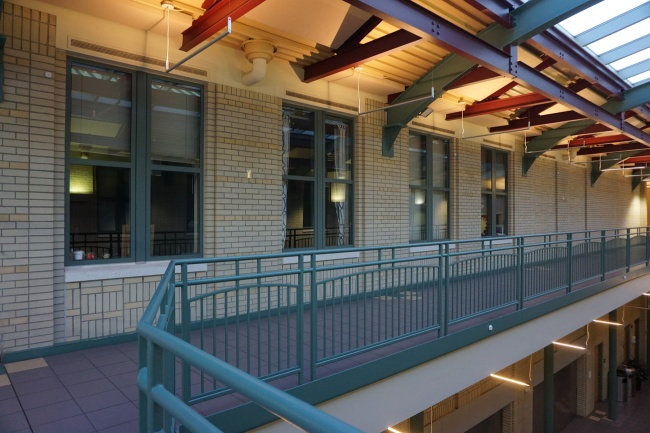
#> input picture Lab2/part3_data/img1a_ratio05.jpg, 650 x 433 px
$ jupyter execute part3.ipynb
#> lines starting #> are read from the running program, lines starting #| are printed output that depends on the picture; long printed decimals are rounded
# Μέρος 3: Συνένωση Εικόνων (Image Stitching) για Δημιουργία Πανοράματος

# Βήμα 0: Διάβασμα εικόνων

[cell 1]
import cv2
from matplotlib import pyplot as plt
import numpy as np

[cell 2]
# Load first 2 images
image1 = cv2.imread('part3_data/img1a_ratio05.jpg')
#> image1 is the input picture: shape (433, 650, 3); mean B, G, R 84, 90.7, 95.5
image2 = cv2.imread('part3_data/img1b_ratio05.jpg')
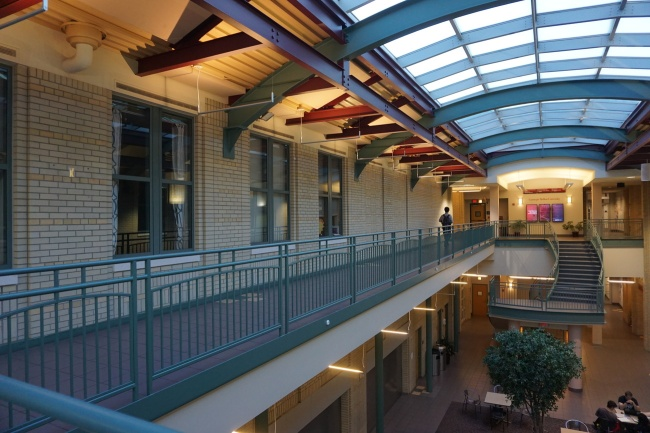
#> input picture Lab2/part3_data/img1b_ratio05.jpg, 650 x 433 px
#> image2 is the input picture: shape (433, 650, 3); mean B, G, R 87.5, 91, 92.8

## Βήμα 1: Εντοπισμός χαρακτηριστικών ενδιαφέροντος και εξαγωγή περιγραφητών

[cell 3]
# Detect SIFT keypoints and descriptors in the images
sift = cv2.xfeatures2d.SIFT_create()

keypoints1, descriptors1 = sift.detectAndCompute(image1, None)
#> keypoints1 = 1787 keypoints; strongest (x, y, size): (541, 114, 2.6), (365, 40, 4.8), (79, 186, 12), (338, 196, 8.8)
image1_keypoints = cv2.drawKeypoints(image1, keypoints1, None)
keypoints2, descriptors2 = sift.detectAndCompute(image2, None)
#> keypoints2 = 1694 keypoints; strongest (x, y, size): (480, 201, 2.1), (447, 209, 3.1), (370, 124, 2.5), (204, 38, 4.9)
image2_keypoints = cv2.drawKeypoints(image2, keypoints2, None)

# Display results
image1_keypoints = cv2.cvtColor(image1_keypoints, cv2.COLOR_BGR2RGB)
image2_keypoints = cv2.cvtColor(image2_keypoints, cv2.COLOR_BGR2RGB)
plt.figure(figsize=(15, 15))
plt.subplot(121), plt.imshow(image1_keypoints)
plt.title('Image A with keypoints'), plt.axis('off')
plt.subplot(122), plt.imshow(image2_keypoints)
plt.title('Image B with keypoints'), plt.axis('off')
plt.show()
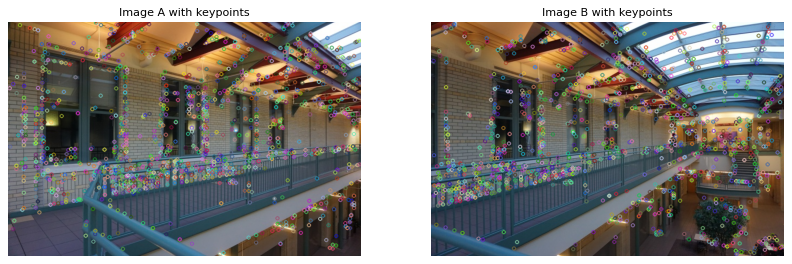
#> figure drawn by matplotlib, 2 panels

## Βήμα 2: Διαδικασία ταιριάσματος χαρακτηριστικών μεταξύ δύο εικόνων

[cell 4]
# Find 2 matches for each keaypoint of image 1
FL1NN_INDEX_KDTREE = 0
index_params = dict(algorithm = FL1NN_INDEX_KDTREE, trees = 5)
search_params = {}

flann = cv2.FlannBasedMatcher(index_params,search_params)

matches = flann.knnMatch(descriptors1, descriptors2, k=2)
#> matches = 1787 matches

## Βήμα 3: Διατήρηση μόνο των πιο έγκυρων αντιστοιχίσεων μέσω εφαρμογής του κριτηρίου Lowe

[cell 5]
# Apply Lowe's ratio test
good_matches = []
for m, n in matches:
    if m.distance < n.distance * 0.8:
        good_matches.append(m)
#> after the loop, good_matches = 632 matches

# Draw matches
image_matches = cv2.drawMatches(image1, keypoints1, image2, keypoints2, good_matches, None)
image_matches = cv2.cvtColor(image_matches, cv2.COLOR_BGR2RGB)
clean_matches = cv2.drawMatches(image1, keypoints1, image2, keypoints2, good_matches[:30], None, flags=cv2.DrawMatchesFlags_NOT_DRAW_SINGLE_POINTS)
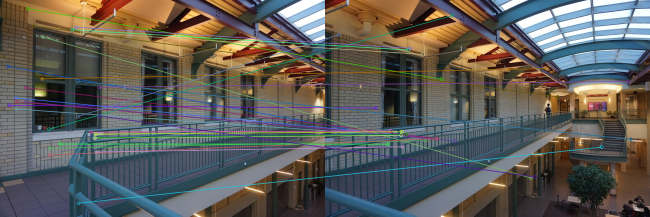
#> clean_matches: shape (433, 1300, 3) (shown at 1/2 size); mean B, G, R 88.2, 92.9, 94.8
clean_matches = cv2.cvtColor(clean_matches, cv2.COLOR_BGR2RGB)
plt.figure(figsize=(15, 10))
plt.subplot(2,1,1)
plt.imshow(image_matches)
plt.axis('off')
plt.title('Matches between image A and image B')
plt.subplot(2,1,2)
plt.imshow(clean_matches)
plt.axis('off')
plt.title('30 Matches between image A and image B (for clarity)')
plt.show()

# Βήμα 4: Υπολογισμός ομογραφίας με RANSAC

[cell 6]
# For each keypoint match, get the coordinates of the keypoint
srcPoints = [keypoints1[m.queryIdx].pt for m in good_matches]
#> srcPoints = 632 pairs, first value 15.44 to 642.6, second value 2.63 to 418.9
srcPoints = np.array(srcPoints).reshape(-1, 1, 2)
#> srcPoints = 632 rows, first 8: [15.44, 132.5], [18.47, 210.2], [31.71, 217.7], [31.74, 195.4], [31.8, 203], [50.98, 203.4], [51.13, 174.8], [54.98, 16.68]
dstPoints = [keypoints2[m.trainIdx].pt for m in good_matches]
#> dstPoints = 632 pairs, first value 10.45 to 611, second value 10.63 to 418.6
dstPoints = np.array(dstPoints).reshape(-1, 1, 2)
#> dstPoints = 632 rows, first 8: [39.64, 257], [101.6, 215.8], [223, 276.7], [223, 276.7], [223, 276.7], [260.6, 281.4], [223, 276.7], [233, 158]

# Find homography
threshold = 3.0 # between 1.0 and 10.0
H, mask = cv2.findHomography(srcPoints, dstPoints, cv2.RANSAC, threshold)
#> H = [[1.64, 0.00413, -321], [0.204, 1.39, -77.33], [0.000995, -2.02e-05, 1]]; mask = 632 values, max 1 at index 30, min 0 at index 0, mean 0.791
H
#> Out has the same summary as H

## Βήμα 5: Υπολογισμός μετασχηματισμένης εικόνας μέσω εφαρμογής Inverse warping

[cell 7]
def projectionImage(H, image):
    h, w, _ = image.shape

    # Calculate the warped corners of the image
    corners = np.array([[0, 0], [0, h], [w, h], [w, 0]], dtype=np.float32)
    corners = corners.reshape(-1, 1, 2) # Required by perspectiveTransform()
    warped_corners = cv2.perspectiveTransform(corners, H)
#> warped_corners = [[-321, -77.33], [-322, 527.9], [456.7, 400.5], [453.2, 33.7]]
    warped_corners = warped_corners.reshape(4,2)
    topleft_coords = warped_corners.min(axis=0)
#> topleft_coords = [-322, -77.33]
    bottomright_coords = warped_corners.max(axis=0)
#> bottomright_coords = [456.7, 527.9]

    # Calculate translation needed to shift the image to the origin
    T = np.array([[1, 0, -topleft_coords[0]],
                  [0, 1, -topleft_coords[1]],
                  [0, 0, 1]], dtype=np.float32)
#> T = [[1, 0, 322], [0, 1, 77.33], [0, 0, 1]]

    # Calculate warped image
    warped_width = int(bottomright_coords[0] - topleft_coords[0])
#> warped_width = 778
    warped_height = int(bottomright_coords[1] - topleft_coords[1])
#> warped_height = 605
    img_warped = cv2.warpPerspective(image, T.dot(H), (warped_width, warped_height))

    return img_warped, topleft_coords
img1_warped, topleft_coords = projectionImage(H, image1)
#> topleft_coords = [-322, -77.33]

# Display the warped image
plt.title('Image A, warped')
plt.imshow(cv2.cvtColor(img1_warped, cv2.COLOR_BGR2RGB))
plt.axis('off')

print(f"Top left coordinates of warped image: {topleft_coords}")
#| Top left coordinates of warped image: [-322.034  -77.334]

## Βήμα 6: Συνένωση των εικόνων

[cell 8]
def mergeWarpedImages(img1_warped, img2, img1_topleft_coords):
    # Image 2: top left corner at origin and leave space for image1
    h, w, _ = img2.shape
    new_width = w + abs(int(img1_topleft_coords[0]))
#> new_width = 972
    new_height = h + abs(int(img1_topleft_coords[1]))
#> new_height = 510
    T = np.array(([[1, 0, -img1_topleft_coords[0]],
                   [0, 1, -img1_topleft_coords[1]],
                   [0, 0, 1]]), dtype=np.float32)
#> T = [[1, 0, 322], [0, 1, 77.33], [0, 0, 1]]
    img2_warped = cv2.warpPerspective(img2,T,(new_width, new_height))

    # Resize finale images
    final_width = max(img1_warped.shape[1], img2_warped.shape[1])
    final_height = max(img1_warped.shape[0], img2_warped.shape[0])
    img1_final = cv2.warpPerspective(img1_warped,np.identity(3),(final_width,final_height))
    img2_final = cv2.warpPerspective(img2_warped,np.identity(3),(final_width,final_height))

    # Delete overlapping pixels from img1
    img1_final[img2_final>0] = 0

    return img1_final + img2_final

stitched_image = mergeWarpedImages(img1_warped, image2, topleft_coords)
plt.imshow(cv2.cvtColor(stitched_image, cv2.COLOR_BGR2RGB))
plt.axis('off')
plt.title('Stitched image')

## Τελικό Βήμα: Δημιουργία Πανοραμικής Φωτογραφίας

[cell 9]
def stitchImages(img1, img2):
    # Detect SIFT keypoints and descriptors in the images
    sift = cv2.xfeatures2d.SIFT_create()
    keypoints1, descriptors1 = sift.detectAndCompute(img1, None)
    keypoints2, descriptors2 = sift.detectAndCompute(img2, None)

    # Find 2 matches for each keaypoint of image 1
    FL1NN_INDEX_KDTREE = 0
    index_params = dict(algorithm = FL1NN_INDEX_KDTREE, trees = 5)
    search_params = {}
    flann = cv2.FlannBasedMatcher(index_params,search_params)
    matches = flann.knnMatch(descriptors1, descriptors2, k=2)

    # Apply Lowe's ratio test
    good_matches = []
    for m, n in matches:
        if m.distance < n.distance * 0.8:
            good_matches.append(m)

    # For each keypoint match, get the coordinates of the keypoint
    srcPoints = [keypoints1[m.queryIdx].pt for m in good_matches]
    srcPoints = np.array(srcPoints).reshape(-1, 1, 2)
    dstPoints = [keypoints2[m.trainIdx].pt for m in good_matches]
    dstPoints = np.array(dstPoints).reshape(-1, 1, 2)

    # Find homography
    threshold = 3.0 # between 1.0 and 10.0
    H, mask = cv2.findHomography(srcPoints, dstPoints, cv2.RANSAC, threshold)

    # Warp image 1
    img1_warped, topleft_coords = projectionImage(H, img1)

    # Return stitched warped images
    return mergeWarpedImages(img1_warped, img2, topleft_coords)

# [12 lines left out: function panorama, not called in this run]

[cell 10]
# Load all images
filenames = ["img1a_ratio05.jpg", "img1b_ratio05.jpg", "img2_ratio05.jpg", "img3a_ratio05.jpg", "img3b_ratio05.jpg", "img4_ratio05.jpg", "img5_ratio05.jpg", "img6_ratio05.jpg"]
# filenames = ["img1a_ratio05.jpg", "img1b_ratio05.jpg", "img2_ratio05.jpg", "img3a_ratio05.jpg", "img3b_ratio05.jpg"]
images = [cv2.imread(f"part3_data/{filename}") for filename in filenames]
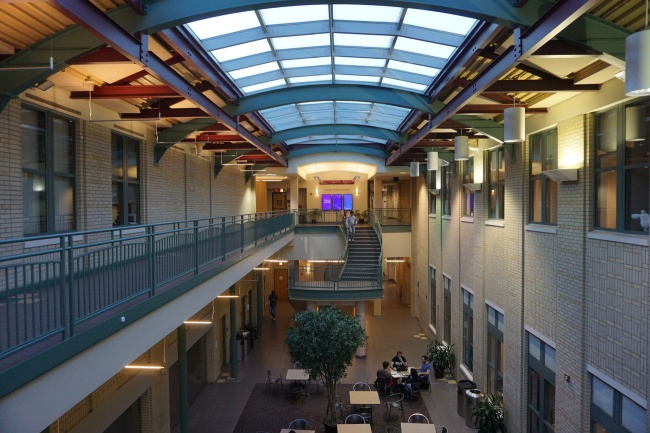
#> input picture Lab2/part3_data/img2_ratio05.jpg, 650 x 433 px
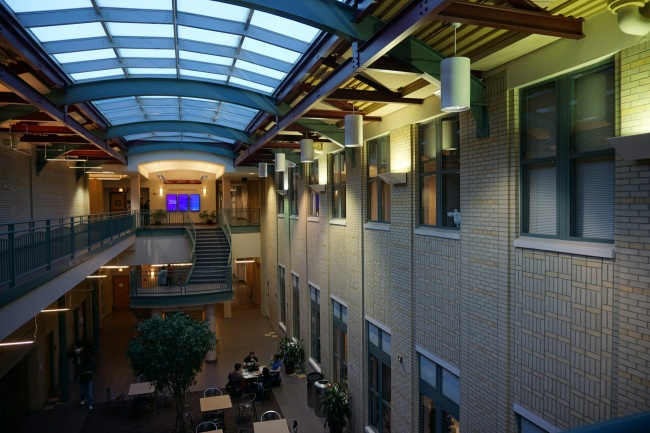
#> input picture Lab2/part3_data/img3a_ratio05.jpg, 650 x 433 px
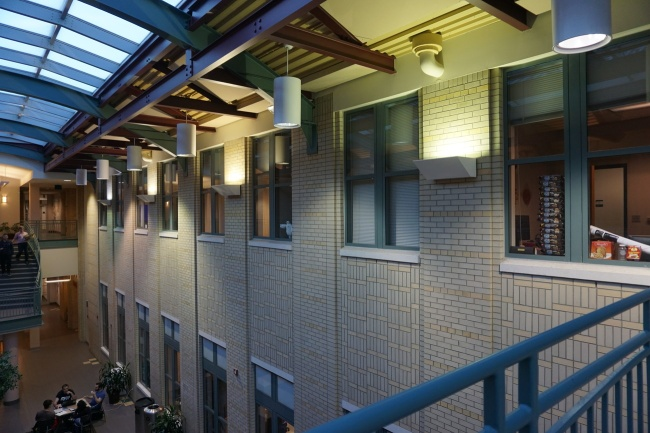
#> input picture Lab2/part3_data/img3b_ratio05.jpg, 650 x 433 px
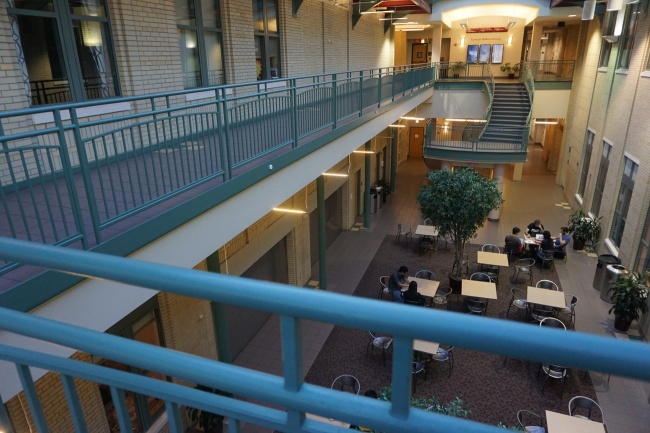
#> input picture Lab2/part3_data/img4_ratio05.jpg, 650 x 433 px
#> images = 8 items

[cell 11]
# Make Panoramic Image (top row)
image12 = stitchImages(images[0], images[1])
#> in stitchImages, `matches = flann.knnMatch(descriptors1, descriptors2, k=2)`: matches = 1787 matches
#> after the loop in stitchImages, `for m, n in matches:`: good_matches = 632 matches
#> in stitchImages, `srcPoints = [keypoints1[m.queryIdx].pt for m in good_matches]`: srcPoints = 632 pairs, first value 15.44 to 642.6, second value 2.63 to 418.9
#> in stitchImages, `srcPoints = np.array(srcPoints).reshape(-1, 1, 2)`: srcPoints = 632 rows, first 8: [15.44, 132.5], [18.47, 210.2], [31.71, 217.7], [31.74, 195.4], [31.8, 203], [50.98, 203.4], [51.13, 174.8], [54.98, 16.68]
#> in stitchImages, `dstPoints = [keypoints2[m.trainIdx].pt for m in good_matches]`: dstPoints = 632 pairs, first value 10.45 to 611, second value 10.63 to 418.6
#> in stitchImages, `dstPoints = np.array(dstPoints).reshape(-1, 1, 2)`: dstPoints = 632 rows, first 8: [39.64, 257], [101.6, 215.8], [223, 276.7], [223, 276.7], [223, 276.7], [260.6, 281.4], [223, 276.7], [233, 158]
#> in stitchImages, `img1_warped, topleft_coords = projectionImage(H, img1)`: topleft_coords = [-322, -77.33]
image23 = stitchImages(images[1], images[2])
#> in stitchImages (call 2), `keypoints1, descriptors1 = sift.detectAndCompute(img1, None)`: keypoints1 has the same summary as keypoints2 outside stitchImages
#> in stitchImages (call 2), `keypoints2, descriptors2 = sift.detectAndCompute(img2, None)`: keypoints2 = 1637 keypoints; strongest (x, y, size): (282, 190, 1.9), (438, 186, 4), (571, 155, 20.9), (478, 176, 8.6)
#> in stitchImages, img2 is the input picture: shape (433, 650, 3); mean B, G, R 86.8, 90, 91.3
#> in stitchImages (call 2), `matches = flann.knnMatch(descriptors1, descriptors2, k=2)`: matches = 1694 matches
#> after the loop in stitchImages (call 2), `for m, n in matches:`: good_matches = 564 matches
#> in stitchImages (call 2), `srcPoints = np.array(srcPoints).reshape(-1, 1, 2)`: srcPoints = 564 rows, first 8: [9.38, 292.1], [16.74, 290.3], [27.66, 68.92], [34.49, 332.4], [48.78, 329.9], [53.25, 331.5], [61.58, 294.8], [63.53, 326.1]
#> in stitchImages (call 2), `dstPoints = np.array(dstPoints).reshape(-1, 1, 2)`: dstPoints = 564 rows, first 8: [303.3, 135.7], [120.2, 230], [83.71, 120.6], [20.05, 283.4], [20.05, 283.4], [409.2, 10.21], [123.1, 242.5], [20.05, 283.4]
image43 = stitchImages(images[3], images[2])
#> in stitchImages (call 3), `keypoints1, descriptors1 = sift.detectAndCompute(img1, None)`: keypoints1 = 1310 keypoints; strongest (x, y, size): (121, 190, 2.1), (286, 186, 3.8), (401, 161, 17), (323, 178, 7.6)
#> in stitchImages, img1 is the input picture: shape (433, 650, 3); mean B, G, R 74, 78.3, 74.2
#> in stitchImages (call 3), `matches = flann.knnMatch(descriptors1, descriptors2, k=2)`: matches = 1310 matches
#> after the loop in stitchImages (call 3), `for m, n in matches:`: good_matches = 588 matches
#> in stitchImages (call 3), `srcPoints = np.array(srcPoints).reshape(-1, 1, 2)`: srcPoints = 588 rows, first 8: [4.95, 129.8], [6.24, 124.5], [9.4, 60.55], [15.79, 235.2], [18.18, 58.58], [18.44, 138.6], [21.05, 134.6], [21.75, 100.3]
#> in stitchImages (call 3), `dstPoints = np.array(dstPoints).reshape(-1, 1, 2)`: dstPoints = 588 rows, first 8: [191.7, 140], [192.3, 135.6], [196, 80.92], [199.2, 230], [202.3, 78.48], [201.1, 146.9], [203.3, 143.5], [204.8, 114.1]
image54 = stitchImages(images[4], images[3])
#> in stitchImages (call 4), `keypoints1, descriptors1 = sift.detectAndCompute(img1, None)`: keypoints1 = 1289 keypoints; strongest (x, y, size): (109, 196, 4.3), (152, 188, 8.3), (235, 173, 16.6), (458, 135, 42.3)
#> in stitchImages, img1 is the input picture: shape (433, 650, 3); mean B, G, R 85.4, 90.2, 88.2
#> in stitchImages (call 4), `keypoints2, descriptors2 = sift.detectAndCompute(img2, None)`: keypoints2 = 1310 keypoints; strongest (x, y, size): (121, 190, 2.1), (286, 186, 3.8), (401, 161, 17), (323, 178, 7.6)
#> in stitchImages (call 4), `matches = flann.knnMatch(descriptors1, descriptors2, k=2)`: matches = 1289 matches
#> after the loop in stitchImages (call 4), `for m, n in matches:`: good_matches = 482 matches
#> in stitchImages (call 4), `srcPoints = np.array(srcPoints).reshape(-1, 1, 2)`: srcPoints = 482 rows, first 8: [6.86, 228.1], [10.11, 224.9], [16.2, 124.7], [18.35, 180.4], [21.86, 108.8], [23.23, 189.5], [25.45, 99.89], [28.07, 95.38]
#> in stitchImages (call 4), `dstPoints = np.array(dstPoints).reshape(-1, 1, 2)`: dstPoints = 482 rows, first 8: [206.4, 215.3], [208.8, 212.7], [212.3, 126.7], [214.1, 174.5], [216, 112.6], [218.1, 182.1], [218.5, 104.3], [220.5, 100.4]
#> in mergeWarpedImages (call 5), `new_width = w + abs(int(img1_topleft_coords[0]))`: new_width = 849
#> in mergeWarpedImages (call 5), `new_height = h + abs(int(img1_topleft_coords[1]))`: new_height = 556
#> in mergeWarpedImages (call 5), `T = np.array(([[1, 0, -img1_topleft_coords[0]], [0, 1, -img1_topleft_c..`: T = [[1, 0, -199.5], [0, 1, 123.9], [0, 0, 1]]
#> in mergeWarpedImages (call 5), `return img1_final + img2_final`:
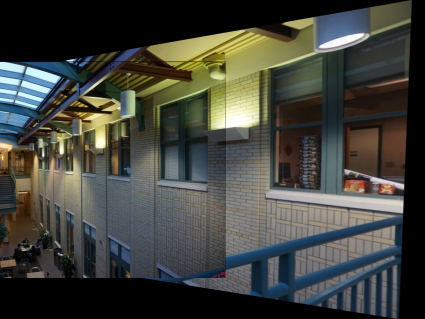
#> returned value: shape (638, 849, 3) (shown at 1/2 size); mean of channels 0, 1, 2 61.2, 67.4, 65.9; drawn as B, G, R

image123 = stitchImages(image12, image23)
#> in stitchImages (call 5), `keypoints1, descriptors1 = sift.detectAndCompute(img1, None)`: keypoints1 = 2276 keypoints; strongest (x, y, size): (769, 287, 3.1), (686, 88, 15.3), (867, 83, 9.5), (526, 116, 5)
#> in stitchImages (call 5), `keypoints2, descriptors2 = sift.detectAndCompute(img2, None)`: keypoints2 = 2554 keypoints; strongest (x, y, size): (637, 142, 16.5), (909, 344, 4.1), (753, 349, 2), (1042, 314, 20.9)
#> in stitchImages (call 5), `matches = flann.knnMatch(descriptors1, descriptors2, k=2)`: matches = 2276 matches
#> after the loop in stitchImages (call 5), `for m, n in matches:`: good_matches = 805 matches
#> in stitchImages (call 5), `srcPoints = np.array(srcPoints).reshape(-1, 1, 2)`: srcPoints = 805 rows, first 8: [29.46, 246.2], [60.33, 242.4], [95.36, 40.34], [101.6, 426.3], [132, 70.85], [132, 70.85], [172, 422.4], [181.9, 100.2]
#> in stitchImages (call 5), `dstPoints = np.array(dstPoints).reshape(-1, 1, 2)`: dstPoints = 805 rows, first 8: [132.5, 417.4], [298.5, 395.3], [907, 586.8], [1018.2, 338.8], [589.7, 380.4], [589.7, 380.4], [115.3, 496.3], [310.3, 199.4]
#> in projectionImage (call 6), `warped_corners = cv2.perspectiveTransform(corners, H)`: warped_corners = [[-1710, -606.6], [-1523.8, 1272.5], [884.4, 620.2], [889.6, 117.8]]
#> in projectionImage (call 6), `topleft_coords = warped_corners.min(axis=0)`: topleft_coords = [-1710, -606.6]
#> in projectionImage (call 6), `bottomright_coords = warped_corners.max(axis=0)`: bottomright_coords = [889.6, 1272.5]
#> in projectionImage (call 6), `T = np.array([[1, 0, -topleft_coords[0]], [0, 1, -topleft_coords[1]], ..`: T = [[1, 0, 1710], [0, 1, 606.6], [0, 0, 1]]
#> in projectionImage (call 6), `warped_width = int(bottomright_coords[0] - topleft_coords[0])`: warped_width = 2599
#> in projectionImage (call 6), `warped_height = int(bottomright_coords[1] - topleft_coords[1])`: warped_height = 1879
#> in projectionImage (call 6), `img_warped = cv2.warpPerspective(image, T.dot(H), (warped_width, warpe..`:
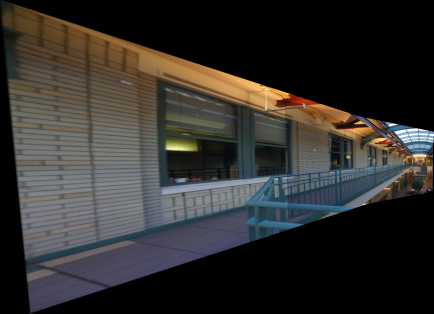
#> img_warped: shape (1879, 2599, 3) (shown at 1/6 size); mean of channels 0, 1, 2 45.5, 47.9, 50; drawn as B, G, R
#> in mergeWarpedImages (call 6), `new_width = w + abs(int(img1_topleft_coords[0]))`: new_width = 2831
#> in mergeWarpedImages (call 6), `new_height = h + abs(int(img1_topleft_coords[1]))`: new_height = 1310
#> in mergeWarpedImages (call 6), `T = np.array(([[1, 0, -img1_topleft_coords[0]], [0, 1, -img1_topleft_c..`: T = [[1, 0, 1710], [0, 1, 606.6], [0, 0, 1]]
#> in mergeWarpedImages (call 6), `return img1_final + img2_final`:
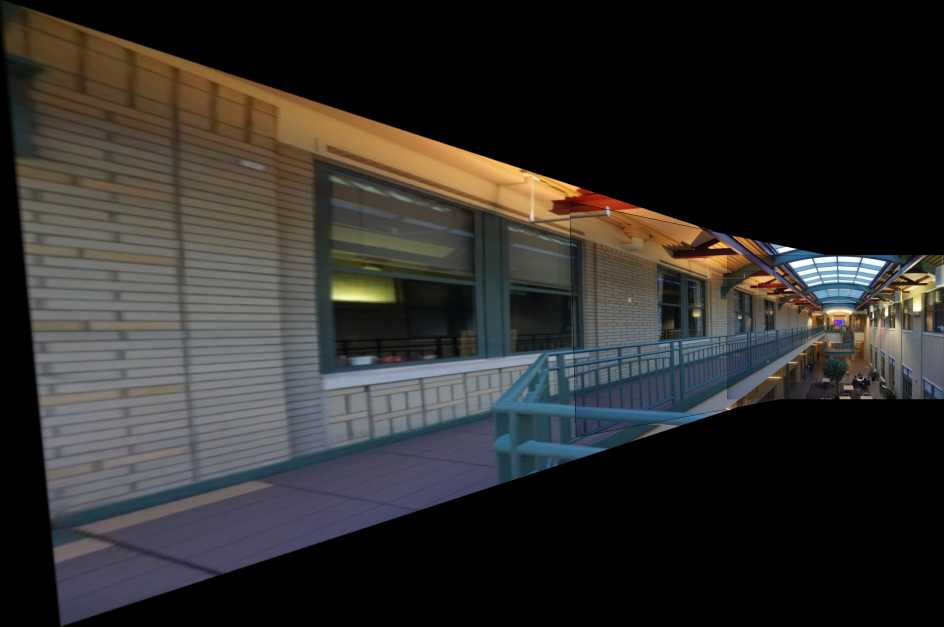
#> returned value: shape (1879, 2831, 3) (shown at 1/3 size); mean of channels 0, 1, 2 43.4, 45.6, 47.5; drawn as B, G, R
image543 = stitchImages(image54, image43)
#> in stitchImages (call 6), `keypoints1, descriptors1 = sift.detectAndCompute(img1, None)`: keypoints1 = 1710 keypoints; strongest (x, y, size): (86, 310, 3.9), (201, 285, 17), (142, 121, 5.2), (123, 302, 7.5)
#> in stitchImages (call 6), `keypoints2, descriptors2 = sift.detectAndCompute(img2, None)`: keypoints2 = 1766 keypoints; strongest (x, y, size): (754, 163, 43.1), (96, 272, 1.9), (253, 268, 4.1), (386, 237, 20.9)
#> in stitchImages (call 6), `matches = flann.knnMatch(descriptors1, descriptors2, k=2)`: matches = 1710 matches
#> after the loop in stitchImages (call 6), `for m, n in matches:`: good_matches = 631 matches
#> in stitchImages (call 6), `srcPoints = np.array(srcPoints).reshape(-1, 1, 2)`: srcPoints = 631 rows, first 8: [7.6, 294.4], [8.33, 485.9], [9.31, 336.5], [9.73, 346.3], [10.53, 342], [11.67, 479.1], [12.81, 339.4], [14.21, 449]
#> in stitchImages (call 6), `dstPoints = np.array(dstPoints).reshape(-1, 1, 2)`: dstPoints = 631 rows, first 8: [174, 252.9], [172.1, 438.9], [175.2, 294], [382.8, 462.1], [176.4, 299.2], [175.4, 432.9], [178.7, 296.8], [178.8, 403.6]

panoramic_image_top = stitchImages(image123, image543)
#> in stitchImages (call 7), `keypoints1, descriptors1 = sift.detectAndCompute(img1, None)`: keypoints1 = 2846 keypoints; strongest (x, y, size): (2619, 951, 4.1), (2752, 920, 20.9), (2644, 790, 14.1), (2463, 956, 2)
#> in stitchImages (call 7), `keypoints2, descriptors2 = sift.detectAndCompute(img2, None)`: keypoints2 = 1811 keypoints; strongest (x, y, size): (91, 748, 4.2), (157, 544, 3.2), (223, 718, 20.8), (115, 588, 13.6)
#> in stitchImages (call 7), `matches = flann.knnMatch(descriptors1, descriptors2, k=2)`: matches = 2846 matches
#> after the loop in stitchImages (call 7), `for m, n in matches:`: good_matches = 662 matches
#> in stitchImages (call 7), `srcPoints = np.array(srcPoints).reshape(-1, 1, 2)`: srcPoints = 662 rows, first 8: [66.99, 545.4], [73.49, 547.3], [147.9, 120.4], [177.5, 1727], [846.1, 987.4], [846.1, 987.4], [967.8, 869.5], [1109.8, 566.9]
#> in stitchImages (call 7), `dstPoints = np.array(dstPoints).reshape(-1, 1, 2)`: dstPoints = 662 rows, first 8: [304, 760], [304, 760], [131.5, 1005.6], [304.1, 1035.6], [1000.2, 813.2], [1000.2, 813.2], [817, 1039.7], [372.4, 649.8]
